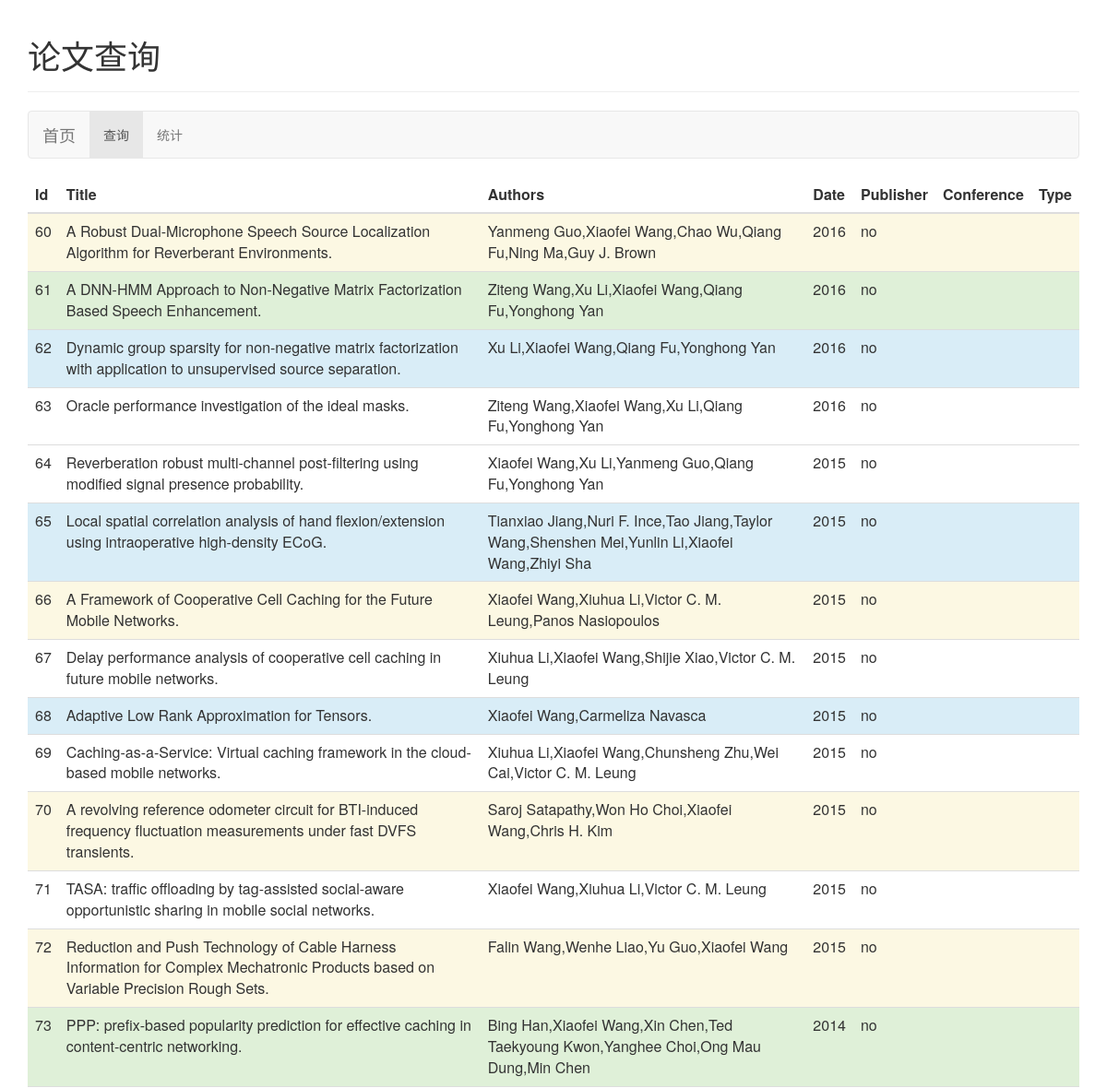
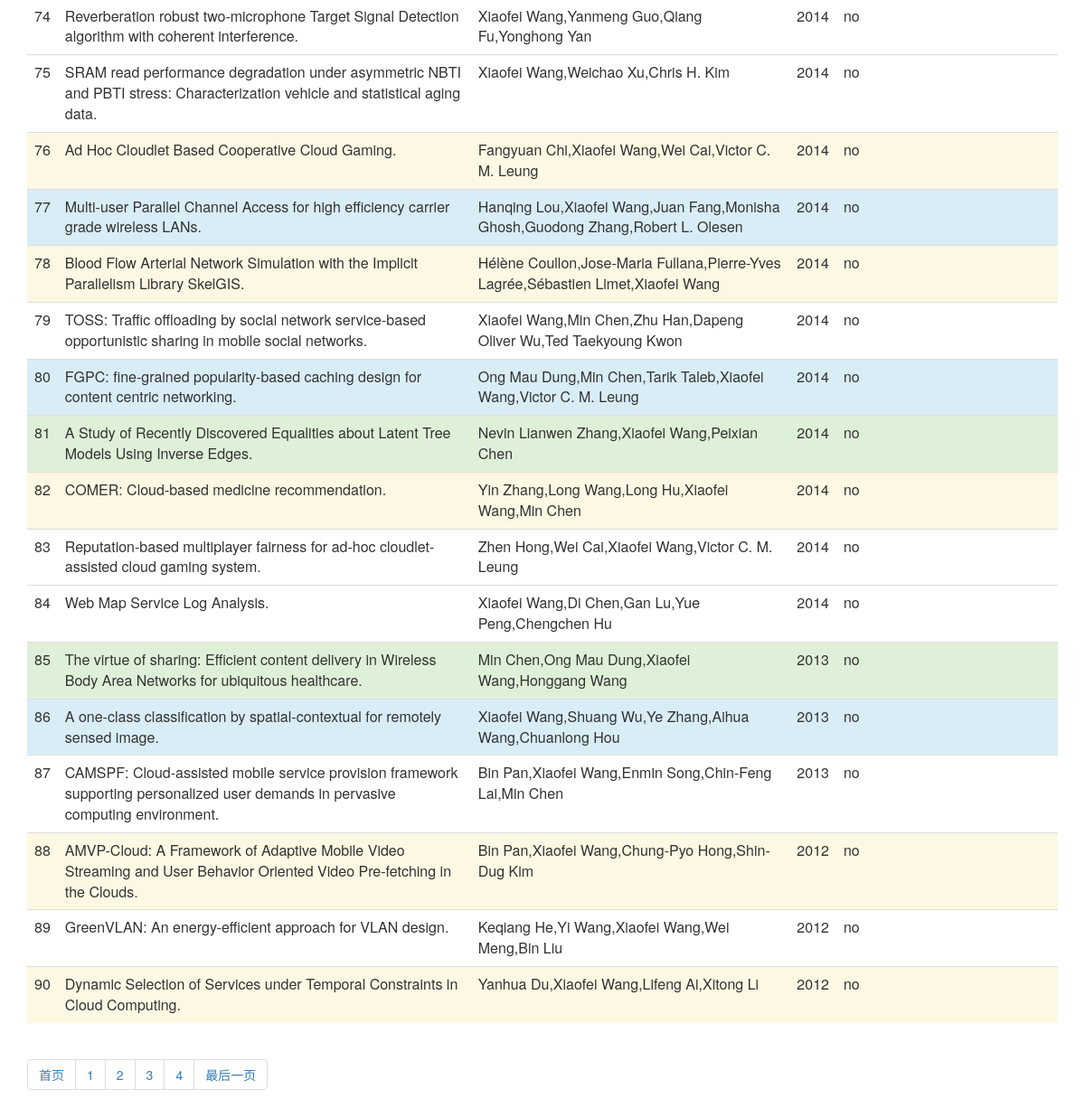
The page /WEB/ShowPapers/Index.php?pageId=3 on the database its author committed (2 pictures, top to bottom).
### tables this page shows
CREATE TABLE `paper` (
  `id` int(11) NOT NULL,
  `title` varchar(200) NOT NULL,
  `author` varchar(200) NOT NULL,
  `date` varchar(10) DEFAULT NULL,
  `publisher` varchar(100) DEFAULT NULL,
  `confernce` varchar(100) DEFAULT NULL,
  `Type` varchar(10) DEFAULT NULL,
  PRIMARY KEY (`id`)
);

### WEB/ShowPapers/Index.php (the view, shortened to what this page needs)
<html>
<head>
    <link href="https://cdn.bootcss.com/bootstrap/3.3.7/css/bootstrap.min.css" rel="stylesheet">
</head>
<body>
<div class="container">
    <div class="row clearfix">
        <div class="col-md-12 column">
            <div class="page-header">
                <h1>
                    论文查询
                </h1>
            </div>
            <nav class="navbar navbar-default" role="navigation">
                <div class="navbar-header">
                    <a class="navbar-brand" href="index.php">首页</a>
                </div>
                <div class="collapse navbar-collapse" id="bs-example-navbar-collapse-1">
                    <ul class="nav navbar-nav">
                        <li class="active">
                            <a href="Index.php">查询</a>
                        </li>
                        <li>
                            <a href="showTable.php">统计</a>
                        </li>
                    </ul>
                </div>
            </nav>
            <table class="table">
                <thead>
                <tr>
                    <th>
                        Id
                    </th>
                    <th>
                        Title
                    </th>
                    <th>
                        Authors
                    </th>
                    <th>
                        Date
                    </th>
                    <th>
                        Publisher
                    </th>
                    <th>
                        Conference
                    </th>
                    <th>
                        Type
                    </th>
                </tr>
                </thead>
                <tbody>
<?php
$conn = mysqli_connect('localhost', 'root', '', 'paper');
if(is_array($_GET)&&count($_GET)>0)
{
    $pageId=$_GET["pageId"];
}
else{
    $pageId=1;
}
$result=mysqli_query($conn,"select * from paper");
$size=mysqli_num_rows($result)/30+1;
$i=1;
    while($row = mysqli_fetch_array($result))
    {
        if($i <= 1+$pageId*30 && $i>= 1+($pageId-1)*30)
        {
            if($i%5==0)
            {
                echo "<tr>";
                echo "<td>" . $row['id'] . "</td>";
                echo "<td>" . $row['title'] . "</td>";
                echo "<td>" . $row['author'] . "</td>";
                echo "<td>" . $row['date'] . "</td>";
                echo "<td>" . $row['publisher'] . "</td>";
                echo "<td>" . $row['conference'] . "</td>";
                echo "<td>" . $row['type'] . "</td>";
                echo "</tr>";
            }
            else if($i%4==0)
            {
                echo "<tr class='error'>";
                echo "<td>" . $row['id'] . "</td>";
                echo "<td>" . $row['title'] . "</td>";
                echo "<td>" . $row['author'] . "</td>";
                echo "<td>" . $row['date'] . "</td>";
                echo "<td>" . $row['publisher'] . "</td>";
                echo "<td>" . $row['conference'] . "</td>";
                echo "<td>" . $row['type'] . "</td>";
                echo "</tr>";
            }
            else if($i%3==0)
            {
                echo "<tr class='info'>";
                echo "<td>" . $row['id'] . "</td>";
                echo "<td>" . $row['title'] . "</td>";
                echo "<td>" . $row['author'] . "</td>";
                echo "<td>" . $row['date'] . "</td>";
                echo "<td>" . $row['publisher'] . "</td>";
                echo "<td>" . $row['conference'] . "</td>";
                echo "<td>" . $row['type'] . "</td>";
                echo "</tr>";
            }
            else if($i%2==0)
            {
                echo "<tr class='success'>";
                echo "<td>" . $row['id'] . "</td>";
                echo "<td>" . $row['title'] . "</td>";
                echo "<td>" . $row['author'] . "</td>";
                echo "<td>" . $row['date'] . "</td>";
                echo "<td>" . $row['publisher'] . "</td>";
                echo "<td>" . $row['conference'] . "</td>";
                echo "<td>" . $row['type'] . "</td>";
                echo "</tr>";
            }
            else
            {
                echo "<tr class='warning'>";
                echo "<td>" . $row['id'] . "</td>";
                echo "<td>" . $row['title'] . "</td>";
                echo "<td>" . $row['author'] . "</td>";
                echo "<td>" . $row['date'] . "</td>";
                echo "<td>" . $row['publisher'] . "</td>";
                echo "<td>" . $row['conference'] . "</td>";
                echo "<td>" . $row['type'] . "</td>";
                echo "</tr>";
            }
        }
        $i=$i+1;
    }
?></tbody></table>
            <ul class="pagination">
                <li>
                    <a href="?pageId=1">首页</a>
                </li>
                <?php
                    for($i=1;$i<=$size;$i++)
                    {
                        echo "<li>";
                        echo "<a href='?pageId=".$i."'>".$i."</a>";
                    }
                ?>
                <li>
                    <a href="?pageId=<?php echo $size?>">最后一页</a>
                </li>
            </ul>
        </div>
    </div>
</div>
</body>
</html>

### rows shown on the page
paper: id "60", title "A Robust Dual-Microphone Speech Source Localization Algorithm for Reverberant Environments.", author "Yanmeng Guo,Xiaofei Wang,Chao Wu,Qiang Fu,Ning Ma,Guy J. Brown", date "2016", publisher "no"
paper: id "61", title "A DNN-HMM Approach to Non-Negative Matrix Factorization Based Speech Enhancement.", author "Ziteng Wang,Xu Li,Xiaofei Wang,Qiang Fu,Yonghong Yan", date "2016", publisher "no"
paper: id "62", title "Dynamic group sparsity for non-negative matrix factorization with application to unsupervised source separation.", author "Xu Li,Xiaofei Wang,Qiang Fu,Yonghong Yan", date "2016", publisher "no"
paper: id "63", title "Oracle performance investigation of the ideal masks.", author "Ziteng Wang,Xiaofei Wang,Xu Li,Qiang Fu,Yonghong Yan", date "2016", publisher "no"
paper: id "64", title "Reverberation robust multi-channel post-filtering using modified signal presence probability.", author "Xiaofei Wang,Xu Li,Yanmeng Guo,Qiang Fu,Yonghong Yan", date "2015", publisher "no"
paper: id "65", title "Local spatial correlation analysis of hand flexion/extension using intraoperative high-density ECoG.", author "Tianxiao Jiang,Nuri F. Ince,Tao Jiang,Taylor Wang,Shenshen Mei,Yunlin Li,Xiaofei Wang,Zhiyi Sha", date "2015", publisher "no"
paper: id "66", title "A Framework of Cooperative Cell Caching for the Future Mobile Networks.", author "Xiaofei Wang,Xiuhua Li,Victor C. M. Leung,Panos Nasiopoulos", date "2015", publisher "no"
paper: id "67", title "Delay performance analysis of cooperative cell caching in future mobile networks.", author "Xiuhua Li,Xiaofei Wang,Shijie Xiao,Victor C. M. Leung", date "2015", publisher "no"
paper: id "68", title "Adaptive Low Rank Approximation for Tensors.", author "Xiaofei Wang,Carmeliza Navasca", date "2015", publisher "no"
paper: id "69", title "Caching-as-a-Service: Virtual caching framework in the cloud-based mobile networks.", author "Xiuhua Li,Xiaofei Wang,Chunsheng Zhu,Wei Cai,Victor C. M. Leung", date "2015", publisher "no"
paper: id "70", title "A revolving reference odometer circuit for BTI-induced frequency fluctuation measurements under fast DVFS transients.", author "Saroj Satapathy,Won Ho Choi,Xiaofei Wang,Chris H. Kim", date "2015", publisher "no"
paper: id "71", title "TASA: traffic offloading by tag-assisted social-aware opportunistic sharing in mobile social networks.", author "Xiaofei Wang,Xiuhua Li,Victor C. M. Leung", date "2015", publisher "no"
paper: id "72", title "Reduction and Push Technology of Cable Harness Information for Complex Mechatronic Products based on Variable Precision Rough Sets.", author "Falin Wang,Wenhe Liao,Yu Guo,Xiaofei Wang", date "2015", publisher "no"
paper: id "73", title "PPP: prefix-based popularity prediction for effective caching in content-centric networking.", author "Bing Han,Xiaofei Wang,Xin Chen,Ted Taekyoung Kwon,Yanghee Choi,Ong Mau Dung,Min Chen", date "2014", publisher "no"
paper: id "74", title "Reverberation robust two-microphone Target Signal Detection algorithm with coherent interference.", author "Xiaofei Wang,Yanmeng Guo,Qiang Fu,Yonghong Yan", date "2014", publisher "no"
paper: id "75", title "SRAM read performance degradation under asymmetric NBTI and PBTI stress: Characterization vehicle and statistical aging data.", author "Xiaofei Wang,Weichao Xu,Chris H. Kim", date "2014", publisher "no"
paper: id "76", title "Ad Hoc Cloudlet Based Cooperative Cloud Gaming.", author "Fangyuan Chi,Xiaofei Wang,Wei Cai,Victor C. M. Leung", date "2014", publisher "no"
paper: id "77", title "Multi-user Parallel Channel Access for high efficiency carrier grade wireless LANs.", author "Hanqing Lou,Xiaofei Wang,Juan Fang,Monisha Ghosh,Guodong Zhang,Robert L. Olesen", date "2014", publisher "no"
paper: id "78", title "Blood Flow Arterial Network Simulation with the Implicit Parallelism Library SkelGIS.", author "Hélène Coullon,Jose-Maria Fullana,Pierre-Yves Lagrée,Sébastien Limet,Xiaofei Wang", date "2014", publisher "no"
paper: id "79", title "TOSS: Traffic offloading by social network service-based opportunistic sharing in mobile social networks.", author "Xiaofei Wang,Min Chen,Zhu Han,Dapeng Oliver Wu,Ted Taekyoung Kwon", date "2014", publisher "no"
paper: id "80", title "FGPC: fine-grained popularity-based caching design for content centric networking.", author "Ong Mau Dung,Min Chen,Tarik Taleb,Xiaofei Wang,Victor C. M. Leung", date "2014", publisher "no"
paper: id "81", title "A Study of Recently Discovered Equalities about Latent Tree Models Using Inverse Edges.", author "Nevin Lianwen Zhang,Xiaofei Wang,Peixian Chen", date "2014", publisher "no"
paper: id "82", title "COMER: Cloud-based medicine recommendation.", author "Yin Zhang,Long Wang,Long Hu,Xiaofei Wang,Min Chen", date "2014", publisher "no"
paper: id "83", title "Reputation-based multiplayer fairness for ad-hoc cloudlet-assisted cloud gaming system.", author "Zhen Hong,Wei Cai,Xiaofei Wang,Victor C. M. Leung", date "2014", publisher "no"
paper: id "84", title "Web Map Service Log Analysis.", author "Xiaofei Wang,Di Chen,Gan Lu,Yue Peng,Chengchen Hu", date "2014", publisher "no"
paper: id "85", title "The virtue of sharing: Efficient content delivery in Wireless Body Area Networks for ubiquitous healthcare.", author "Min Chen,Ong Mau Dung,Xiaofei Wang,Honggang Wang", date "2013", publisher "no"
paper: id "86", title "A one-class classification by spatial-contextual for remotely sensed image.", author "Xiaofei Wang,Shuang Wu,Ye Zhang,Aihua Wang,Chuanlong Hou", date "2013", publisher "no"
paper: id "87", title "CAMSPF: Cloud-assisted mobile service provision framework supporting personalized user demands in pervasive computing environment.", author "Bin Pan,Xiaofei Wang,Enmin Song,Chin-Feng Lai,Min Chen", date "2013", publisher "no"
paper: id "88", title "AMVP-Cloud: A Framework of Adaptive Mobile Video Streaming and User Behavior Oriented Video Pre-fetching in the Clouds.", author "Bin Pan,Xiaofei Wang,Chung-Pyo Hong,Shin-Dug Kim", date "2012", publisher "no"
paper: id "89", title "GreenVLAN: An energy-efficient approach for VLAN design.", author "Keqiang He,Yi Wang,Xiaofei Wang,Wei Meng,Bin Liu", date "2012", publisher "no"
paper: id "90", title "Dynamic Selection of Services under Temporal Constraints in Cloud Computing.", author "Yanhua Du,Xiaofei Wang,Lifeng Ai,Xitong Li", date "2012", publisher "no"
